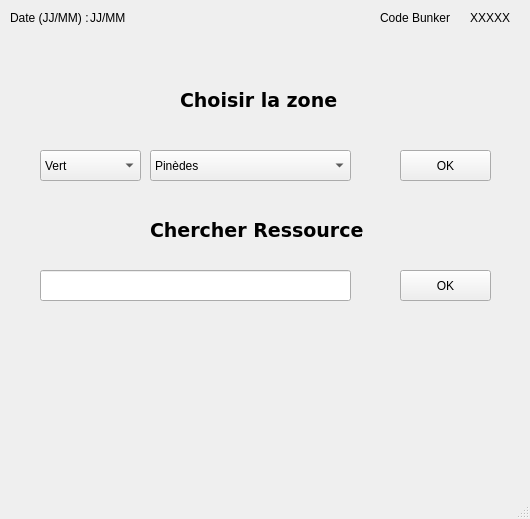
<?xml version="1.0" encoding="UTF-8"?>
<ui version="4.0">
 <class>MainWindow</class>
 <widget class="QMainWindow" name="MainWindow">
  <property name="enabled">
   <bool>true</bool>
  </property>
  <property name="geometry">
   <rect>
    <x>0</x>
    <y>0</y>
    <width>530</width>
    <height>519</height>
   </rect>
  </property>
  <property name="windowTitle">
   <string>MainWindow</string>
  </property>
  <widget class="QWidget" name="centralwidget">
   <widget class="QLabel" name="Date_txt">
    <property name="geometry">
     <rect>
      <x>10</x>
      <y>10</y>
      <width>81</width>
      <height>16</height>
     </rect>
    </property>
    <property name="text">
     <string>Date (JJ/MM) :</string>
    </property>
   </widget>
   <widget class="QLabel" name="Code_txt">
    <property name="geometry">
     <rect>
      <x>380</x>
      <y>10</y>
      <width>71</width>
      <height>16</height>
     </rect>
    </property>
    <property name="text">
     <string>Code Bunker : </string>
    </property>
   </widget>
   <widget class="QLabel" name="Code_val">
    <property name="geometry">
     <rect>
      <x>470</x>
      <y>10</y>
      <width>51</width>
      <height>16</height>
     </rect>
    </property>
    <property name="text">
     <string>XXXXX</string>
    </property>
   </widget>
   <widget class="QLabel" name="Date_val">
    <property name="geometry">
     <rect>
      <x>90</x>
      <y>10</y>
      <width>71</width>
      <height>16</height>
     </rect>
    </property>
    <property name="text">
     <string>JJ/MM</string>
    </property>
   </widget>
   <widget class="QLabel" name="label_zone">
    <property name="geometry">
     <rect>
      <x>180</x>
      <y>70</y>
      <width>171</width>
      <height>61</height>
     </rect>
    </property>
    <property name="font">
     <font>
      <family>DejaVu Sans</family>
      <pointsize>14</pointsize>
      <weight>75</weight>
      <italic>false</italic>
      <bold>true</bold>
     </font>
    </property>
    <property name="text">
     <string>Choisir la zone</string>
    </property>
   </widget>
   <widget class="QComboBox" name="CB_zone">
    <property name="geometry">
     <rect>
      <x>150</x>
      <y>150</y>
      <width>201</width>
      <height>31</height>
     </rect>
    </property>
    <item>
     <property name="text">
      <string>Pinèdes</string>
     </property>
    </item>
    <item>
     <property name="text">
      <string>Crête de calcaire</string>
     </property>
    </item>
    <item>
     <property name="text">
      <string>Station essence</string>
     </property>
    </item>
    <item>
     <property name="text">
      <string>Port</string>
     </property>
    </item>
   </widget>
   <widget class="QComboBox" name="CB_couleur">
    <property name="geometry">
     <rect>
      <x>40</x>
      <y>150</y>
      <width>101</width>
      <height>31</height>
     </rect>
    </property>
    <item>
     <property name="text">
      <string>Vert</string>
     </property>
    </item>
    <item>
     <property name="text">
      <string>Jaune</string>
     </property>
    </item>
    <item>
     <property name="text">
      <string>Rouge</string>
     </property>
    </item>
    <item>
     <property name="text">
      <string>Bleu</string>
     </property>
    </item>
   </widget>
   <widget class="QPushButton" name="Boutton_zone">
    <property name="geometry">
     <rect>
      <x>400</x>
      <y>150</y>
      <width>91</width>
      <height>31</height>
     </rect>
    </property>
    <property name="text">
     <string>OK</string>
    </property>
   </widget>
   <widget class="QLabel" name="label_ressource">
    <property name="geometry">
     <rect>
      <x>150</x>
      <y>200</y>
      <width>221</width>
      <height>61</height>
     </rect>
    </property>
    <property name="font">
     <font>
      <family>DejaVu Sans</family>
      <pointsize>14</pointsize>
      <weight>75</weight>
      <italic>false</italic>
      <bold>true</bold>
     </font>
    </property>
    <property name="statusTip">
     <string>Taper la ressource que vous souhaitez trouver. Il en sortira les lieux où la trouver.</string>
    </property>
    <property name="whatsThis">
     <string/>
    </property>
    <property name="text">
     <string>Chercher Ressource</string>
    </property>
   </widget>
   <widget class="QLineEdit" name="lineEdit">
    <property name="geometry">
     <rect>
      <x>40</x>
      <y>270</y>
      <width>311</width>
      <height>31</height>
     </rect>
    </property>
   </widget>
   <widget class="QPushButton" name="Button_ressource">
    <property name="geometry">
     <rect>
      <x>400</x>
      <y>270</y>
      <width>91</width>
      <height>31</height>
     </rect>
    </property>
    <property name="text">
     <string>OK</string>
    </property>
   </widget>
  </widget>
  <widget class="QMenuBar" name="menubar">
   <property name="geometry">
    <rect>
     <x>0</x>
     <y>0</y>
     <width>530</width>
     <height>22</height>
    </rect>
   </property>
  </widget>
  <widget class="QStatusBar" name="statusbar"/>
 </widget>
 <resources/>
 <connections/>
</ui>
